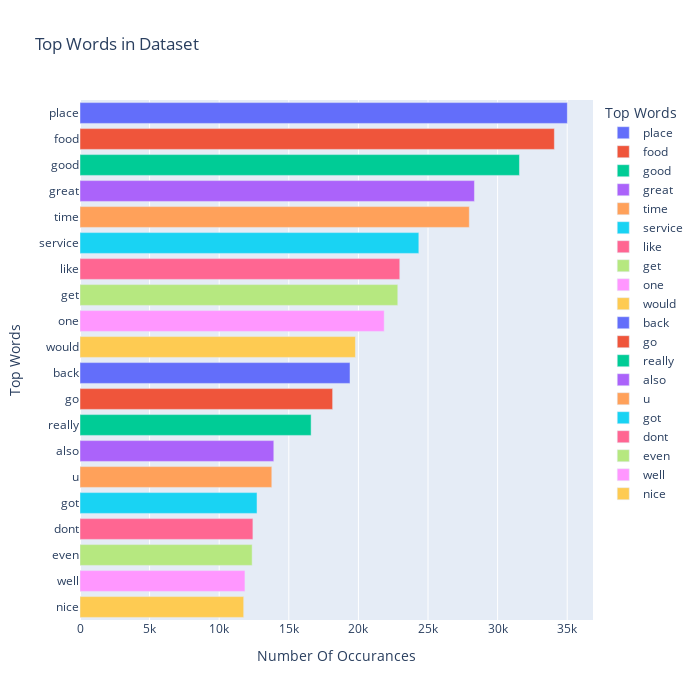

The notebook cell this image was saved under:
### Code cell
fig_top = px.bar(top_df, x='Number Of Occurances', y='Top Words', title='Top Words in Dataset', orientation='h', 
             width=700, height=700,color='Top Words') # plotting a bar chart of the top_df dataframe containing top words and the number of occurances
fig_top.show()

### Figure 1 — Plotly figure (JSON) as saved in the notebook; plotly's stock layout.template omitted (floating-point values rounded to 4 significant figures)
{"data": [{"alignmentgroup": "True", "hovertemplate": "Top Words=%{y}<br>Number Of Occurances=%{x}<extra></extra>", "legendgroup": "place", "marker": {"color": "#636efa"}, "name": "place", "offsetgroup": "place", "orientation": "h", "showlegend": true, "textposition": "auto", "type": "bar", "x": [35010], "xaxis": "x", "y": ["place"], "yaxis": "y"}, {"alignmentgroup": "True", "hovertemplate": "Top Words=%{y}<br>Number Of Occurances=%{x}<extra></extra>", "legendgroup": "food", "marker": {"color": "#EF553B"}, "name": "food", "offsetgroup": "food", "orientation": "h", "showlegend": true, "textposition": "auto", "type": "bar", "x": [34077], "xaxis": "x", "y": ["food"], "yaxis": "y"}, {"alignmentgroup": "True", "hovertemplate": "Top Words=%{y}<br>Number Of Occurances=%{x}<extra></extra>", "legendgroup": "good", "marker": {"color": "#00cc96"}, "name": "good", "offsetgroup": "good", "orientation": "h", "showlegend": true, "textposition": "auto", "type": "bar", "x": [31570], "xaxis": "x", "y": ["good"], "yaxis": "y"}, {"alignmentgroup": "True", "hovertemplate": "Top Words=%{y}<br>Number Of Occurances=%{x}<extra></extra>", "legendgroup": "great", "marker": {"color": "#ab63fa"}, "name": "great", "offsetgroup": "great", "orientation": "h", "showlegend": true, "textposition": "auto", "type": "bar", "x": [28336], "xaxis": "x", "y": ["great"], "yaxis": "y"}, {"alignmentgroup": "True", "hovertemplate": "Top Words=%{y}<br>Number Of Occurances=%{x}<extra></extra>", "legendgroup": "time", "marker": {"color": "#FFA15A"}, "name": "time", "offsetgroup": "time", "orientation": "h", "showlegend": true, "textposition": "auto", "type": "bar", "x": [27966], "xaxis": "x", "y": ["time"], "yaxis": "y"}, {"alignmentgroup": "True", "hovertemplate": "Top Words=%{y}<br>Number Of Occurances=%{x}<extra></extra>", "legendgroup": "service", "marker": {"color": "#19d3f3"}, "name": "service", "offsetgroup": "service", "orientation": "h", "showlegend": true, "textposition": "auto", "type": "bar", "x": [24341], "xaxis": "x", "y": ["service"], "yaxis": "y"}, {"alignmentgroup": "True", "hovertemplate": "Top Words=%{y}<br>Number Of Occurances=%{x}<extra></extra>", "legendgroup": "like", "marker": {"color": "#FF6692"}, "name": "like", "offsetgroup": "like", "orientation": "h", "showlegend": true, "textposition": "auto", "type": "bar", "x": [22972], "xaxis": "x", "y": ["like"], "yaxis": "y"}, {"alignmentgroup": "True", "hovertemplate": "Top Words=%{y}<br>Number Of Occurances=%{x}<extra></extra>", "legendgroup": "get", "marker": {"color": "#B6E880"}, "name": "get", "offsetgroup": "get", "orientation": "h", "showlegend": true, "textposition": "auto", "type": "bar", "x": [22829], "xaxis": "x", "y": ["get"], "yaxis": "y"}, {"alignmentgroup": "True", "hovertemplate": "Top Words=%{y}<br>Number Of Occurances=%{x}<extra></extra>", "legendgroup": "one", "marker": {"color": "#FF97FF"}, "name": "one", "offsetgroup": "one", "orientation": "h", "showlegend": true, "textposition": "auto", "type": "bar", "x": [21852], "xaxis": "x", "y": ["one"], "yaxis": "y"}, {"alignmentgroup": "True", "hovertemplate": "Top Words=%{y}<br>Number Of Occurances=%{x}<extra></extra>", "legendgroup": "would", "marker": {"color": "#FECB52"}, "name": "would", "offsetgroup": "would", "orientation": "h", "showlegend": true, "textposition": "auto", "type": "bar", "x": [19786], "xaxis": "x", "y": ["would"], "yaxis": "y"}, {"alignmentgroup": "True", "hovertemplate": "Top Words=%{y}<br>Number Of Occurances=%{x}<extra></extra>", "legendgroup": "back", "marker": {"color": "#636efa"}, "name": "back", "offsetgroup": "back", "orientation": "h", "showlegend": true, "textposition": "auto", "type": "bar", "x": [19397], "xaxis": "x", "y": ["back"], "yaxis": "y"}, {"alignmentgroup": "True", "hovertemplate": "Top Words=%{y}<br>Number Of Occurances=%{x}<extra></extra>", "legendgroup": "go", "marker": {"color": "#EF553B"}, "name": "go", "offsetgroup": "go", "orientation": "h", "showlegend": true, "textposition": "auto", "type": "bar", "x": [18148], "xaxis": "x", "y": ["go"], "yaxis": "y"}, {"alignmentgroup": "True", "hovertemplate": "Top Words=%{y}<br>Number Of Occurances=%{x}<extra></extra>", "legendgroup": "really", "marker": {"color": "#00cc96"}, "name": "really", "offsetgroup": "really", "orientation": "h", "showlegend": true, "textposition": "auto", "type": "bar", "x": [16603], "xaxis": "x", "y": ["really"], "yaxis": "y"}, {"alignmentgroup": "True", "hovertemplate": "Top Words=%{y}<br>Number Of Occurances=%{x}<extra></extra>", "legendgroup": "also", "marker": {"color": "#ab63fa"}, "name": "also", "offsetgroup": "also", "orientation": "h", "showlegend": true, "textposition": "auto", "type": "bar", "x": [13923], "xaxis": "x", "y": ["also"], "yaxis": "y"}, {"alignmentgroup": "True", "hovertemplate": "Top Words=%{y}<br>Number Of Occurances=%{x}<extra></extra>", "legendgroup": "u", "marker": {"color": "#FFA15A"}, "name": "u", "offsetgroup": "u", "orientation": "h", "showlegend": true, "textposition": "auto", "type": "bar", "x": [13779], "xaxis": "x", "y": ["u"], "yaxis": "y"}, {"alignmentgroup": "True", "hovertemplate": "Top Words=%{y}<br>Number Of Occurances=%{x}<extra></extra>", "legendgroup": "got", "marker": {"color": "#19d3f3"}, "name": "got", "offsetgroup": "got", "orientation": "h", "showlegend": true, "textposition": "auto", "type": "bar", "x": [12717], "xaxis": "x", "y": ["got"], "yaxis": "y"}, {"alignmentgroup": "True", "hovertemplate": "Top Words=%{y}<br>Number Of Occurances=%{x}<extra></extra>", "legendgroup": "dont", "marker": {"color": "#FF6692"}, "name": "dont", "offsetgroup": "dont", "orientation": "h", "showlegend": true, "textposition": "auto", "type": "bar", "x": [12421], "xaxis": "x", "y": ["dont"], "yaxis": "y"}, {"alignmentgroup": "True", "hovertemplate": "Top Words=%{y}<br>Number Of Occurances=%{x}<extra></extra>", "legendgroup": "even", "marker": {"color": "#B6E880"}, "name": "even", "offsetgroup": "even", "orientation": "h", "showlegend": true, "textposition": "auto", "type": "bar", "x": [12367], "xaxis": "x", "y": ["even"], "yaxis": "y"}, {"alignmentgroup": "True", "hovertemplate": "Top Words=%{y}<br>Number Of Occurances=%{x}<extra></extra>", "legendgroup": "well", "marker": {"color": "#FF97FF"}, "name": "well", "offsetgroup": "well", "orientation": "h", "showlegend": true, "textposition": "auto", "type": "bar", "x": [11849], "xaxis": "x", "y": ["well"], "yaxis": "y"}, {"alignmentgroup": "True", "hovertemplate": "Top Words=%{y}<br>Number Of Occurances=%{x}<extra></extra>", "legendgroup": "nice", "marker": {"color": "#FECB52"}, "name": "nice", "offsetgroup": "nice", "orientation": "h", "showlegend": true, "textposition": "auto", "type": "bar", "x": [11759], "xaxis": "x", "y": ["nice"], "yaxis": "y"}], "layout": {"barmode": "relative", "height": 700, "legend": {"title": {"text": "Top Words"}, "tracegroupgap": 0}, "title": {"text": "Top Words in Dataset"}, "width": 700, "xaxis": {"anchor": "y", "domain": [0, 1], "title": {"text": "Number Of Occurances"}}, "yaxis": {"anchor": "x", "categoryarray": ["nice", "well", "even", "dont", "got", "u", "also", "really", "go", "back", "would", "one", "get", "like", "service", "time", "great", "good", "food", "place"], "categoryorder": "array", "domain": [0, 1], "title": {"text": "Top Words"}}}}
